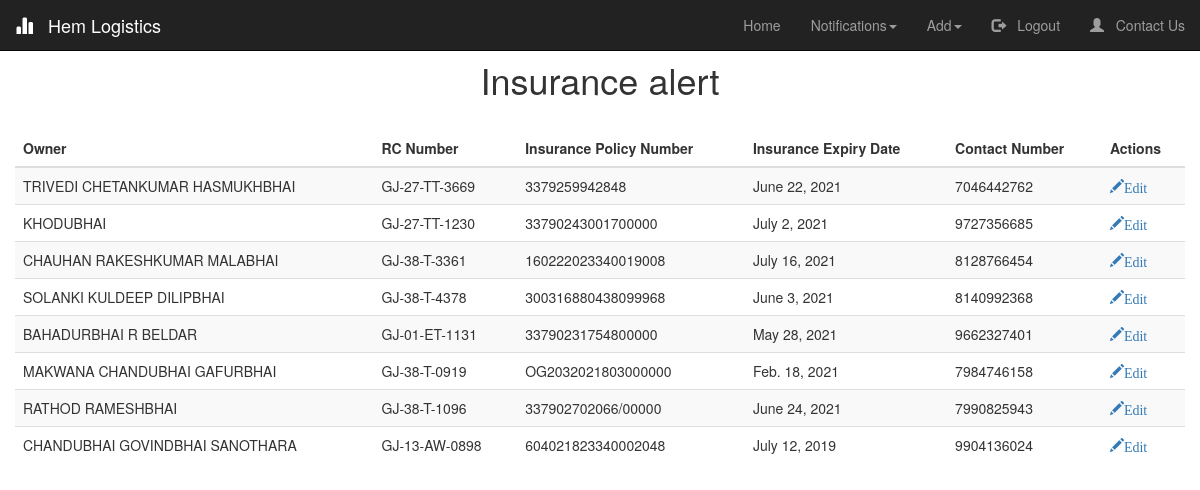
Before: /Insurance_Notifications/ (signed in) with the older database file.
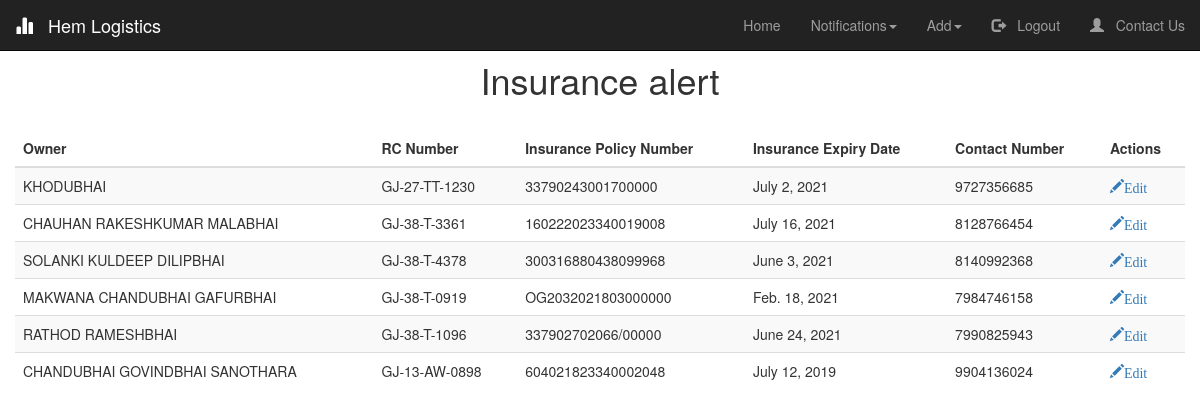
After: the same page with the newer database file.
### logistics/models.py (models this page shows, shortened)
class Vehicle(models.Model):
    Owner  = models.CharField(max_length=50, verbose_name="Owner's Name")
    RC_number = models.CharField(unique =True, verbose_name="RC Number", max_length=13, validators=[MinLengthValidator(12,message = "Invalid RC Number"), RegexValidator('([A-Z]{2})+-([0-9]{1})+-[A-Z]+-[0-9]{4}',message = "Use proper formatting")])
    PAN_number = models.CharField(verbose_name="PAN Number", max_length=10, validators=[MinLengthValidator(10,message = "Invalid PAN Number")])
    Type = models.CharField(verbose_name="Type of Vehicle", choices=TYPE_CHOICES, max_length=10)
    Other = models.CharField(blank = True,verbose_name='',max_length=10)
    Insurance_policy_number = models.CharField(max_length=25)
    PUC_expiry_date = models.DateField()
    Insurance_expiry_date = models.DateField(validators=[date_validate])#,input_formats = ['%d/%m/%Y'])
    Safety_equipments = models.BooleanField(default=False)
    GPS = models.BooleanField(default=False)
    Contact_number = models.CharField(max_length=10,validators=[MinLengthValidator(10,message = "Invalid Contact Number"),RegexValidator('([0-9]{10})',message="Should be numeric values only")])
    Notifications = models.BooleanField(verbose_name="Notifications Needed", default=True)
    Insurance_expired = models.BooleanField(default=False)
    PUC_expired = models.BooleanField(default=False)
    Available = models.BooleanField(default=True)
    Balance = models.IntegerField(default=0)
    def save(self, *args, **kwargs):
        if(self.Other):
            self.Other = self.Other.upper()
        self.Owner = self.Owner.upper()
        super(Vehicle, self).save(*args, **kwargs)

### logistics/views.py (the view)
# urls.py: path('Insurance_Notifications/', logistics_view.insurance_notifications, name ='Insurance_Notifications'),
@login_required(login_url='/login')
def insurance_notifications(request):
	check_expiry_insurance()
	insurance = Vehicle.objects.filter(Insurance_expired=True)
	return render(request,'insurance_notifications.html',{'title':'Insurance', 'insurance':insurance})

### logistics/helper_functions.py (called while the page is built)
def check_expiry_insurance():
    vehicles = Vehicle.objects.all()
    for vehicle in vehicles:
        if(vehicle.Notifications):
            if (vehicle.Insurance_expiry_date - now().date())<timedelta(days=15):
                vehicle.Insurance_expired=True
        else:
            vehicle.Insurance_expired=False
        vehicle.save()

### logistics/templates/insurance_notifications.html (shortened to what this page needs)
{% extends "index.html" %}
{% load crispy_forms_tags %}
{% block start %}
<link rel="stylesheet" type="text/css" href="https://cdn.datatables.net/1.10.24/css/jquery.dataTables.css">
<h1 style="text-align: center; padding-top: 20px;"> Insurance alert</h1>
<table id = "insurance_table" class="table table-striped">
    <thead class="thead-dark">
    <tr>
        <th >Owner</th>
        <th>RC Number</th>
        <th>Insurance Policy Number</th>
        <th>Insurance Expiry Date</th>
        <th>Contact Number</th>
        {% if user.is_authenticated %}
        <th>Actions</th>
        {% endif %}
    </tr>
    </thead>
    <tbody>
{% for x in insurance %}
    <tr>
        <td>{{ x.Owner }}</td>
        <td id="{{ x.id }}">{{ x.RC_number }}</td>
        <td>{{ x.Insurance_policy_number }}</td>
        <td>{{ x.Insurance_expiry_date }}</td>
        <td>{{ x.Contact_number }}</td>
        {% if user.is_authenticated %}
        <td>
            <a href="/edit_vehicle/{{ x.id }}"><span class="glyphicon glyphicon-pencil" >Edit</span></a>
        </td>
        {% endif %}
    </tr>
{% endfor %}
    </tbody>
</table>
{% endblock start %}

Changed rows visible on the page:
removed Vehicle: Owner "TRIVEDI CHETANKUMAR HASMUKHBHAI", RC_number "GJ-27-TT-3669", Insurance_policy_number "3379259942848", Insurance_expiry_date "June 22, 2021", Contact_number "7046442762"
removed Vehicle: Owner "BAHADURBHAI R BELDAR", RC_number "GJ-01-ET-1131", Insurance_policy_number "33790231754800000", Insurance_expiry_date "May 28, 2021", Contact_number "9662327401"
